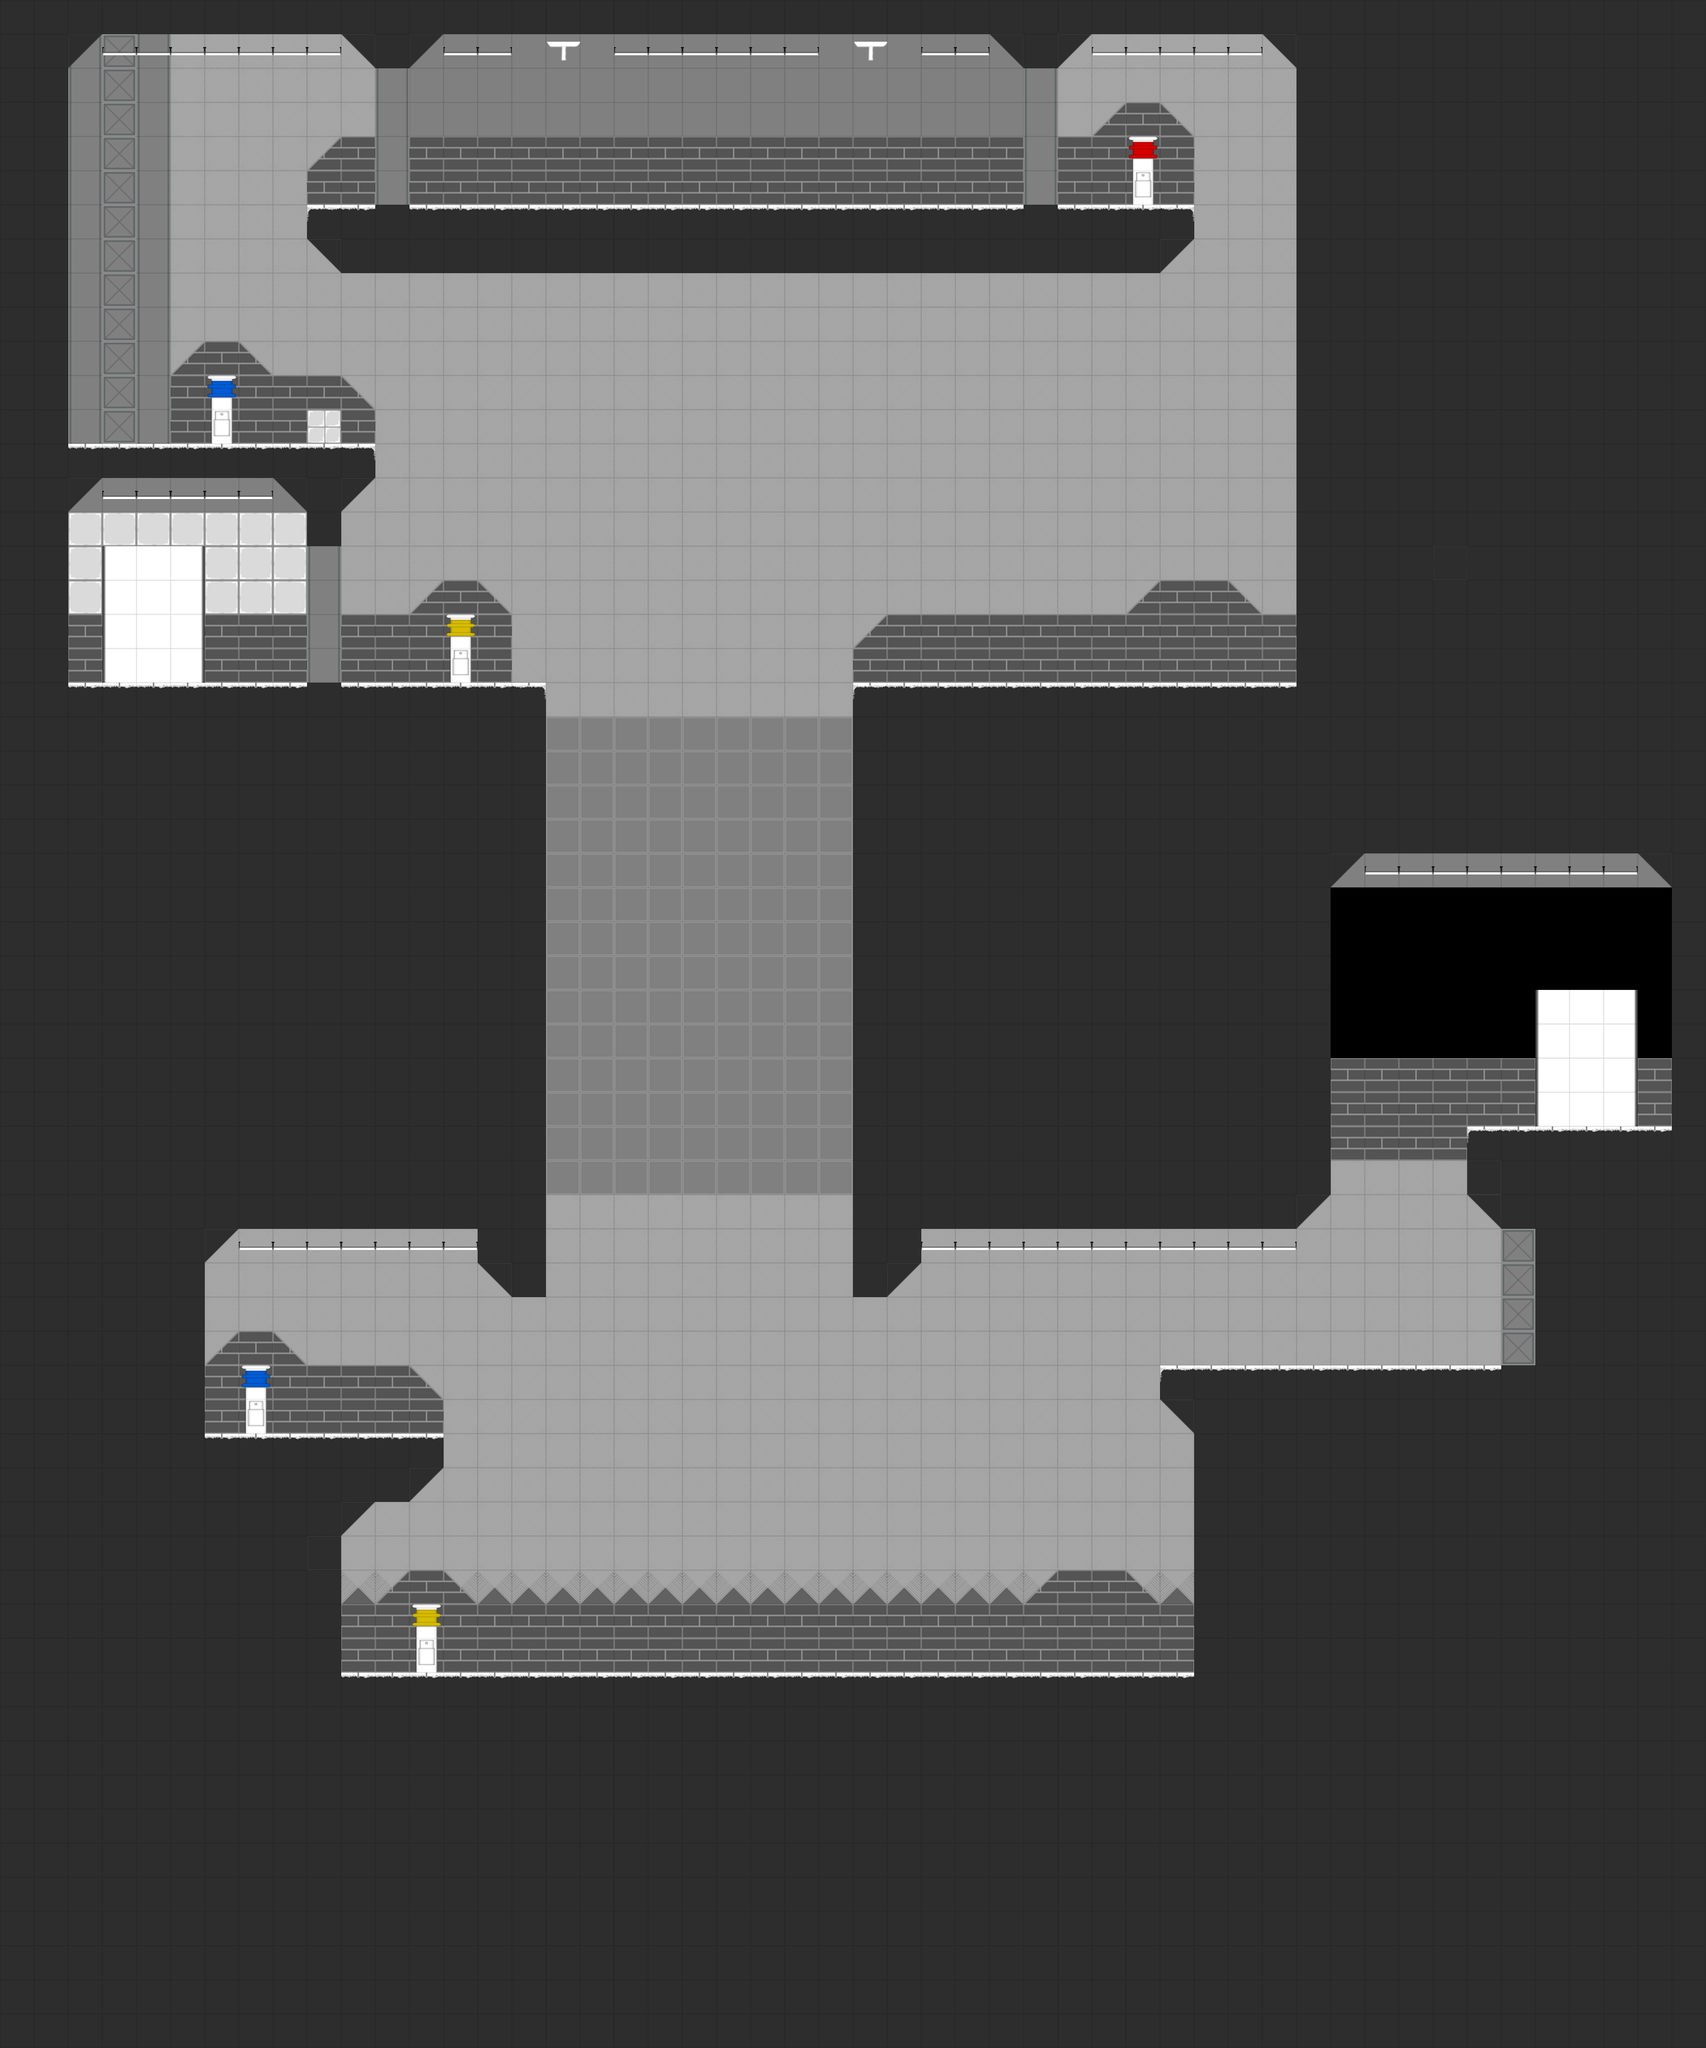

A 2D game scene composited from a Tiled map and its tileset images. What follows is a short description and the map's XML, with each tile layer's data collapsed to a summary:
An orthogonal 50x60 tile map with 50x50 px tiles, 3 tile layers (New Background, New Transparency Layer, Walkable Terrain New) and 16 objects (3x door, 2x blue, 2x yellow, 2x turret, red, ...).

<map version="1.0" orientation="orthogonal" renderorder="right-down" width="50" height="60" tilewidth="50" tileheight="50" nextobjectid="61">
 <tileset firstgid="1" name="Test" tilewidth="50" tileheight="50" tilecount="32" columns="16">
  <image source="../../images/tile_set/TileSheet.png" width="815" height="101" />
 </tileset>
 <layer name="New Background" width="50" height="60">
  <data>[3000 cells, 1191 non-empty, 12 distinct tile ids]</data>
 </layer>
 <layer name="New Transparency Layer" width="50" height="60">
  <data>[3000 cells, 104 non-empty, 10 distinct tile ids]</data>
 </layer>
 <layer name="Walkable Terrain New" width="50" height="60">
  <data>[3000 cells, 1768 non-empty, 5 distinct tile ids]</data>
 </layer>
 <objectgroup color="#aa0000" name="Objects" visible="0">
  <object id="38" type="blue" x="302.667" y="549.333" width="42.6667" height="100" />
  <object id="39" type="yellow" x="649.333" y="898.667" width="48" height="102.667" />
  <object id="40" type="red" x="1653.33" y="197.333" width="46.6667" height="105.333" />
  <object id="41" type="blue" x="354.667" y="2002.67" width="40" height="101.333" />
  <object id="42" type="yellow" x="598.667" y="2346.67" width="46.6667" height="102.667" />
  <object id="45" type="start" x="154.667" y="794.667" width="142.667" height="204" />
  <object id="46" type="end" x="2253.33" y="1452" width="142.667" height="200" />
  <object id="47" x="2202.67" y="1800" width="48" height="198.667" />
  <object id="48" type="turret" x="801.333" y="52" width="48" height="48" />
  <object id="51" type="turret" x="1250.67" y="50.6667" width="49.3333" height="48" />
  <object id="52" type="door" x="553.333" y="100" width="44" height="200" />
  <object id="55" type="door" x="1502.67" y="100" width="45.3333" height="197.333" />
  <object id="56" type="door" x="452" y="801.333" width="45.3333" height="198.667" />
  <object id="58" type="lever" x="452" y="602.667" width="49.3333" height="48" />
  <object id="59" type="box" x="1698" y="899" width="100" height="99" />
  <object id="60" type="lift" x="149" y="202" width="52" height="49" />
 </objectgroup>
</map>
